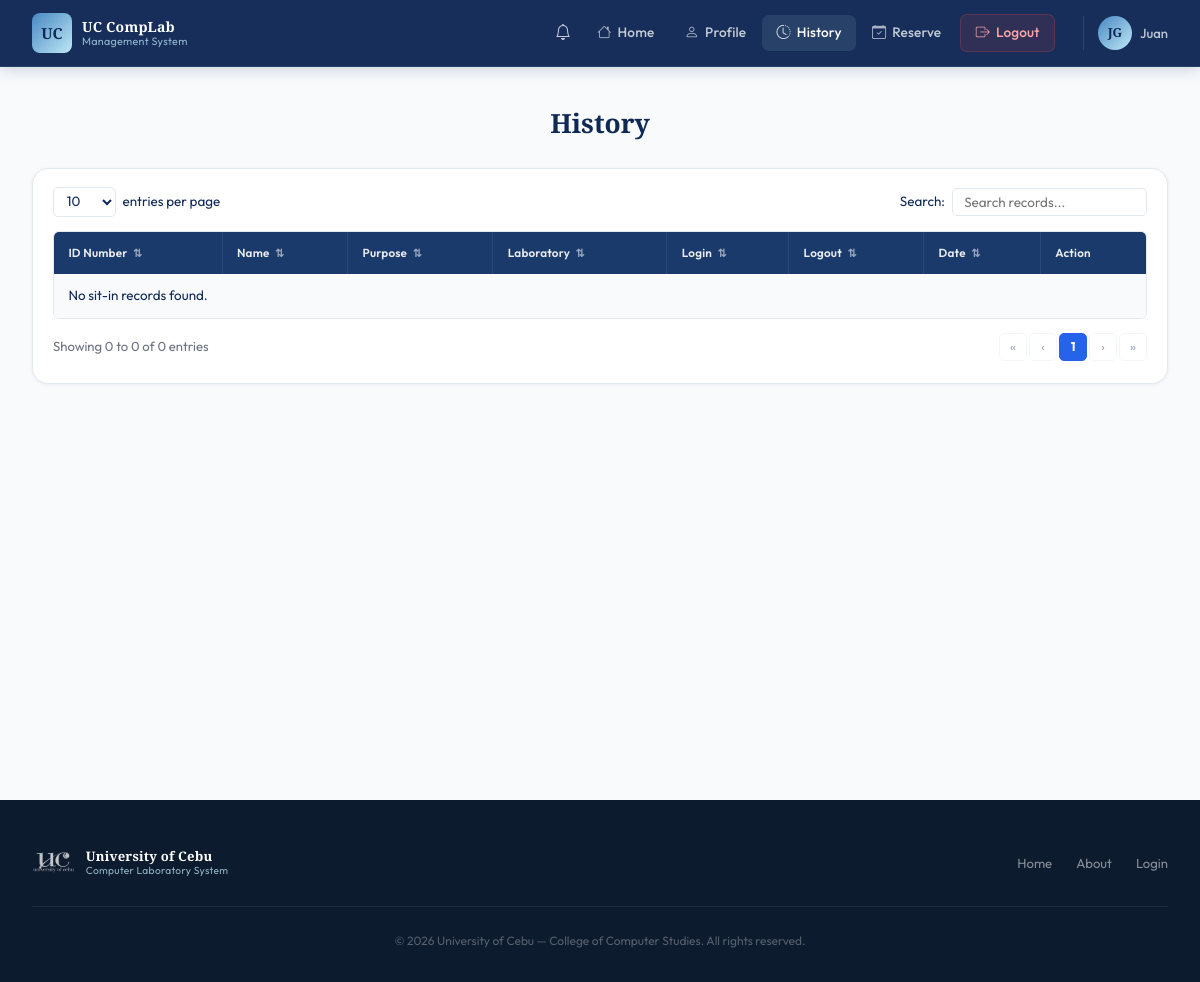
The app's page /pages/history.php (signed in), older data.
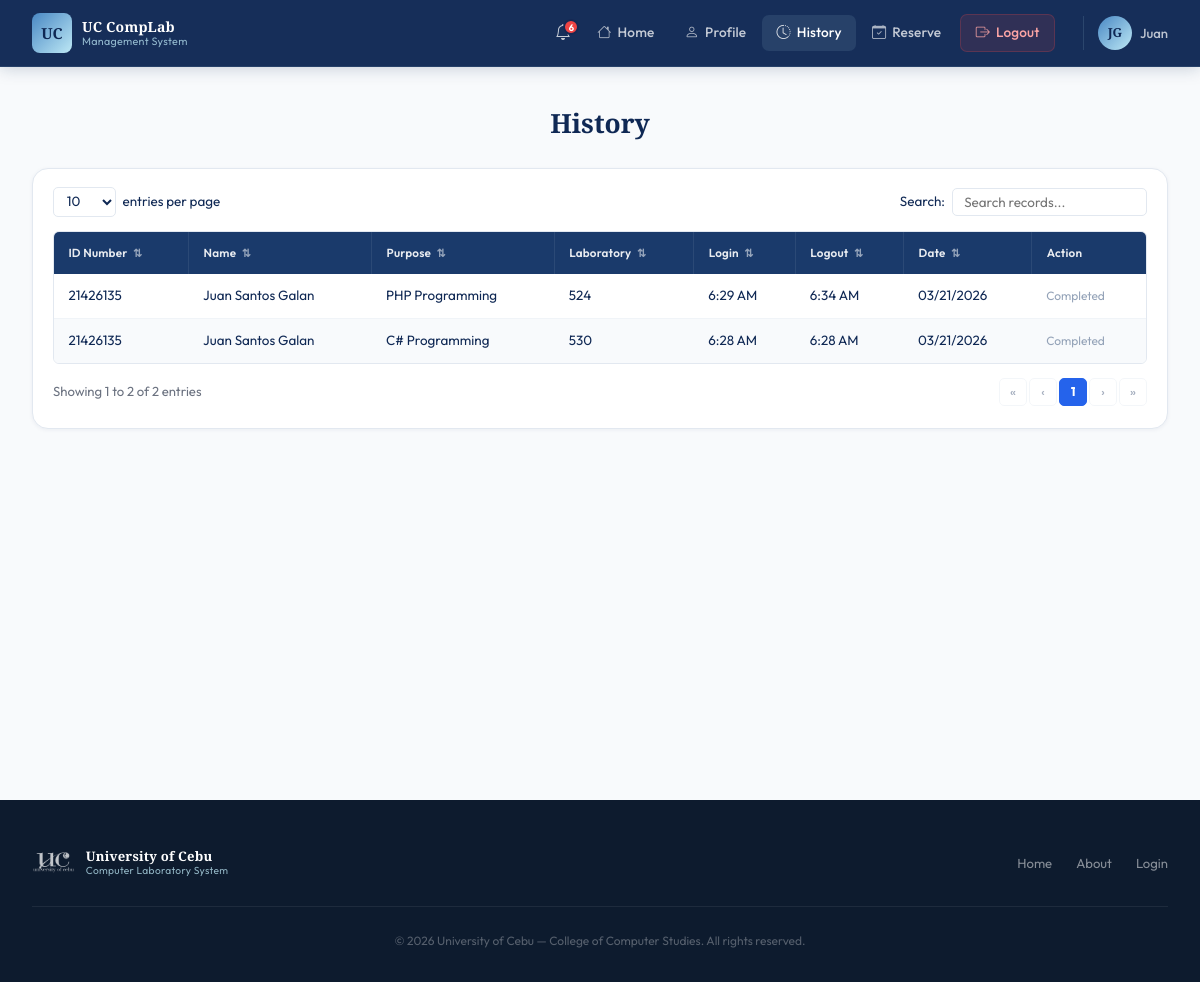
The same page, newer data.
### tables this page shows
CREATE TABLE sit_in_logs (
            id          INTEGER PRIMARY KEY AUTOINCREMENT,
            user_id     INTEGER NOT NULL,
            lab_room    TEXT    NOT NULL,
            purpose     TEXT,
            login_time  DATETIME DEFAULT CURRENT_TIMESTAMP,
            logout_time DATETIME, status TEXT DEFAULT 'active',
            FOREIGN KEY (user_id) REFERENCES users(id) ON DELETE CASCADE
        );

CREATE TABLE users (
            id           INTEGER PRIMARY KEY AUTOINCREMENT,
            first_name   TEXT    NOT NULL,
            last_name    TEXT    NOT NULL,
            middle_name  TEXT,
            student_id   TEXT    UNIQUE NOT NULL,
            course       TEXT    NOT NULL,
            course_level INTEGER NOT NULL,
            email        TEXT    UNIQUE NOT NULL,
            address      TEXT    NOT NULL,
            password     TEXT    NOT NULL,
            created_at   DATETIME DEFAULT CURRENT_TIMESTAMP
        , remaining_sessions INTEGER DEFAULT 30, profile_picture TEXT);

### includes/auth.php (called while the page is built, shortened)
<?php
function getUnreadCount(PDO $db): int {
    $stmt = $db->prepare("SELECT COUNT(*) FROM notifications WHERE user_id = ? AND is_read = 0");
    $stmt->execute([$_SESSION['user_id']]);
    return (int) $stmt->fetchColumn();
}

### pages/history.php (the view, shortened to what this page needs)
<?php
$base = '../';
require_once __DIR__ . '/../includes/auth.php';
$db  = getDB();
$uid = $_SESSION['user_id'];
$sitStmt = $db->prepare("
    SELECT u.student_id,
           u.first_name||' '||COALESCE(u.middle_name||' ','')||u.last_name AS full_name,
           s.purpose, s.lab_room, s.login_time, s.logout_time,
           DATE(s.login_time) AS log_date, s.id
    FROM sit_in_logs s
    JOIN users u ON u.id = s.user_id
    WHERE s.user_id = ?
    ORDER BY s.login_time DESC
");
$sitStmt->execute([$uid]);
$logs = $sitStmt->fetchAll();
require_once __DIR__ . '/../includes/header.php';
echo '<link rel="stylesheet" href="' . $base . 'assets/css/user.css">';
echo '<link rel="stylesheet" href="' . $base . 'assets/css/history.css">';
require_once __DIR__ . '/../includes/user-navbar.php';
?>
<div class="user-page">
  <div class="user-page-inner">
    <h1 class="hist-title">History</h1>
    <div class="hist-card">
      <div class="hist-controls">
        <div class="hist-entries">
          <select id="entriesSelect" class="hist-entries-select">
            <option value="10">10</option>
          </select>
          <span>entries per page</span>
        </div>
        <div class="hist-search">
          <label>Search:</label>
          <input type="text" id="histSearch" class="hist-search-input" placeholder="Search records..." />
        </div>
      </div>
      <div class="hist-table-wrap">
        <table class="hist-table" id="histTable">
          <thead>
            <tr>
              <th class="sortable" data-col="0">ID Number <span class="sort-icon">⇅</span></th>
              <th class="sortable" data-col="1">Name <span class="sort-icon">⇅</span></th>
              <th class="sortable" data-col="2">Purpose <span class="sort-icon">⇅</span></th>
              <th class="sortable" data-col="3">Laboratory <span class="sort-icon">⇅</span></th>
              <th class="sortable" data-col="4">Login <span class="sort-icon">⇅</span></th>
              <th class="sortable" data-col="5">Logout <span class="sort-icon">⇅</span></th>
              <th class="sortable" data-col="6">Date <span class="sort-icon">⇅</span></th>
              <th>Action</th>
            </tr>
          </thead>
          <tbody id="histBody">
            <?php if (empty($logs)): ?>
              <tr class="hist-empty-row"><td colspan="8">No sit-in records found.</td></tr>
            <?php else: ?>
              <?php foreach ($logs as $row): ?>
                <tr class="hist-row">
                  <td><?= htmlspecialchars($row['student_id']) ?></td>
                  <td><?= htmlspecialchars($row['full_name']) ?></td>
                  <td><?= htmlspecialchars($row['purpose'] ?? '—') ?></td>
                  <td><?= htmlspecialchars($row['lab_room']) ?></td>
                  <td><?= $row['login_time']  ? date('g:i A', strtotime($row['login_time']))  : '—' ?></td>
                  <td><?= $row['logout_time'] ? date('g:i A', strtotime($row['logout_time'])) : '<span class="hist-active">Active</span>' ?></td>
                  <td><?= date('m/d/Y', strtotime($row['log_date'])) ?></td>
                  <td>
                    <?php if (!$row['logout_time']): ?>
                      <a href="?logout_id=<?= (int)$row['id'] ?>" class="hist-action-btn"
                         onclick="return confirm('Log out of this session?')">
                        <i class="bi bi-door-open"></i> Logout
                      </a>
                    <?php else: ?>
                      <span style="font-size:0.75rem; color:#94a3b8;">Completed</span>
                    <?php endif; ?>
                  </td>
                </tr>
              <?php endforeach; ?>
            <?php endif; ?>
          </tbody>
        </table>
      </div>
      <div class="hist-footer">
        <div class="hist-info" id="histInfo">Showing 0 to 0 of 0 entries</div>
        <div class="hist-pagination" id="histPagination"></div>
      </div>
    </div>
  </div>
</div>
<?php require_once __DIR__ . '/../includes/footer.php'; ?>

### includes/header.php (shortened to what this page needs)
<!DOCTYPE html>
<html lang="en">
<head>
  <link rel="stylesheet" href="<?= $base ?>assets/css/style.css" />
  <link rel="stylesheet" href="https://cdn.jsdelivr.net/npm/bootstrap-icons@1.11.3/font/bootstrap-icons.css" />
</head>
<body>

### includes/user-navbar.php (shortened to what this page needs)
<?php
$_unread      = isset($db) ? getUnreadCount($db) : 0;
$_currentUser = $_SESSION['user'] ?? [];
$_initials    = strtoupper(
    substr($_currentUser['first_name'] ?? 'U', 0, 1) .
    substr($_currentUser['last_name']  ?? '',  0, 1)
);
$_currentFile = basename($_SERVER['PHP_SELF']);
function _navActive(string $file): string {
    global $_currentFile;
    return $_currentFile === $file ? 'active' : '';
}
?>
<nav class="user-navbar">
  <div class="user-nav-container">
    <a href="<?= $base ?>pages/dashboard.php" class="user-nav-brand">
      <div class="user-nav-badge">UC</div>
      <div class="logo-text">
        <span class="org-name">UC CompLab</span>
        <span class="org-sub">Management System</span>
      </div>
    </a>
    <ul class="user-nav-links">
      <li class="notif-wrapper">
        <button class="notif-btn" id="notifToggle" aria-label="Notifications">
          <i class="bi bi-bell"></i>
          <?php if ($_unread > 0): ?>
            <span class="notif-badge"><?= $_unread > 9 ? '9+' : $_unread ?></span>
          <?php endif; ?>
        </button>
      </li>
      <li><a href="<?= $base ?>pages/dashboard.php" class="<?= _navActive('dashboard.php') ?>">
        <i class="bi bi-house"></i> Home
      </a></li>
      <li><a href="<?= $base ?>pages/edit-profile.php" class="<?= _navActive('edit-profile.php') ?>">
        <i class="bi bi-person"></i> Profile
      </a></li>
      <li><a href="<?= $base ?>pages/history.php" class="<?= _navActive('history.php') ?>">
        <i class="bi bi-clock-history"></i> History
      </a></li>
      <li><a href="<?= $base ?>pages/reserve.php" class="<?= _navActive('reserve.php') ?>">
        <i class="bi bi-calendar-check"></i> Reserve
      </a></li>
      <li>
        <a href="<?= $base ?>pages/logout.php" class="user-nav-logout">
          <i class="bi bi-box-arrow-right"></i> Logout
        </a>
      </li>
    </ul>
    <div class="user-avatar-wrap">
      <div class="user-avatar"><?= $_initials ?></div>
      <span class="user-name-short">
        <?= htmlspecialchars($_currentUser['first_name'] ?? '') ?>
      </span>
    </div>
  </div>
</nav>

### includes/footer.php (shortened to what this page needs)
<footer class="footer">
  <div class="footer-container">
    <div class="footer-top">
      <div class="footer-logo">
        <img src="<?= $base ?>assets/images/uc-logo-white.png" alt="University of Cebu" class="nav-uc-logo footer-uc-logo" />
        <div class="logo-text">
          <span class="org-name">University of Cebu</span>
          <span class="org-sub">Computer Laboratory System</span>
        </div>
      </div>
      <div class="footer-links">
        <a href="<?= $base ?>index.php">Home</a>
        <a href="<?= $base ?>pages/about.php">About</a>
        <a href="<?= $base ?>pages/login.php">Login</a>
      </div>
    </div>
    <div class="footer-bottom">
      <p>&copy; <?= date('Y') ?> University of Cebu &mdash; College of Computer Studies. All rights reserved.</p>
    </div>
  </div>
</footer>
</body>
</html>

### assets/css/style.css (style rules this page uses)
:root { --navy: #0F2854; --blue: #1C4D8D; --mid: #4988C4; --light: #BDE8F5; --white: #FFFFFF; --gray-50: #F8FAFC; --gray-100:#F0F4F8; --gray-200:#E2E8F0; --gray-400:#94A3B8; --gray-600:#475569; --gray-900:#0D1B2E; --font-display: 'Playfair Display', Georgia, serif; --font-body: 'Outfit', sans-serif; --shadow-xs: 0 1px 3px rgba(15,40,84,0.08); --shadow-sm: 0 2px 8px rgba(15,40,84,0.10); --shadow-md: 0 8px 30px rgba(15,40,84,0.14); --shadow-lg: 0 20px 60px rgba(15,40,84,0.22); --radius: 10px; --radius-lg: 16px; --transition: all 0.25s cubic-bezier(0.4, 0, 0.2, 1); }
*, *::before, *::after { box-sizing: border-box; margin: 0; padding: 0; }
html { scroll-behavior: smooth; }
body { font-family: var(--font-body); background: var(--white); color: var(--navy); line-height: 1.6; overflow-x: hidden; -webkit-font-smoothing: antialiased; }
a { text-decoration: none; color: inherit; }
img { max-width: 100%; display: block; }
ul { list-style: none; }
.nav-uc-logo { height: 44px; width: auto; object-fit: contain; flex-shrink: 0; filter: brightness(0) invert(1); opacity: 0.90; }
.footer-uc-logo { height: 38px; width: auto; object-fit: contain; flex-shrink: 0; filter: brightness(0) invert(1); opacity: 0.75; }
.logo-text { display: flex; flex-direction: column; line-height: 1.25; }
.logo-text .org-name { font-family: var(--font-display); font-size: 0.875rem; font-weight: 700; color: var(--white); letter-spacing: 0.2px; }
.logo-text .org-sub { font-size: 0.67rem; color: rgba(189,232,245,0.75); font-weight: 400; letter-spacing: 0.3px; }
.footer { background: var(--gray-900); color: rgba(255,255,255,0.60); padding: 2.75rem 0 2rem; }
.footer-container { max-width: 1200px; margin: 0 auto; padding: 0 2rem; }
.footer-top { display: flex; align-items: center; justify-content: space-between; padding-bottom: 1.5rem; border-bottom: 1px solid rgba(255,255,255,0.07); flex-wrap: wrap; gap: 1rem; }
.footer-logo { display: flex; align-items: center; gap: 11px; }
.footer-logo .org-name { font-size: 0.82rem; }
.footer-logo .org-sub { font-size: 0.64rem; }
.footer-links { display: flex; gap: 1.5rem; flex-wrap: wrap; }
.footer-links a { font-size: 0.82rem; color: rgba(255,255,255,0.50); transition: color 0.2s; }
.footer-bottom { margin-top: 1.5rem; text-align: center; font-size: 0.75rem; color: rgba(255,255,255,0.30); }

Row changes from the older to the newer data that the page shows:
added sit_in_logs: user.student_id "21426135", full_name "Juan Santos Galan", purpose "PHP Programming", lab_room "524", login_time "6:29 AM", logout_time "6:34 AM", log_date "03/21/2026", shows "Completed"
added sit_in_logs: user.student_id "21426135", full_name "Juan Santos Galan", purpose "C# Programming", lab_room "530", login_time "6:28 AM", logout_time "6:28 AM", log_date "03/21/2026", shows "Completed"
Text that changed along with them:
$_unread: (not shown) → "6"
text written by a page script: "Showing 0 to 0 of 0 entries" → "Showing 1 to 2 of 2 entries"
text no longer shown: "No sit-in records found."
